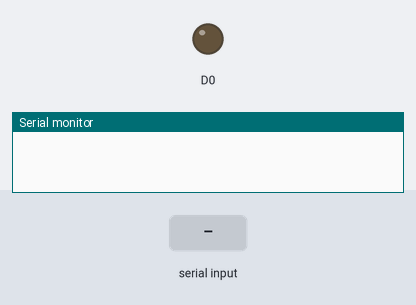
A sketch run on a simulated ESP8266 (NodeMCU). On the bench: output pins drawn as LEDs (lit = HIGH), the last lines printed to the serial monitor. Inputs (shaded band) come from the test bench.

Above: at 1.2 s.
1.3 s: "b" received over the second serial link
At 2.5 s:
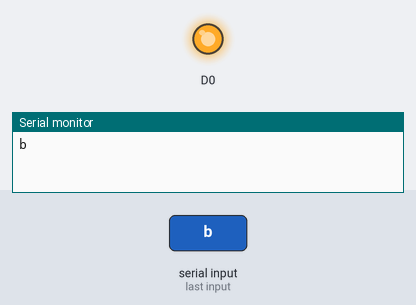
2.8 s: "a" received over the second serial link
At 3.6 s:
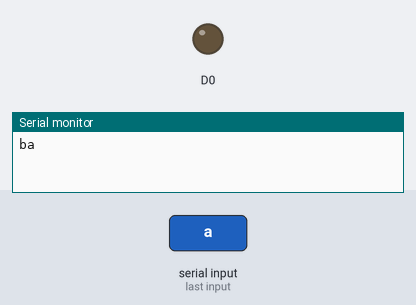
Timing chart, 0 to 5.8 s (numbered marks = the images above; inputs shaded):
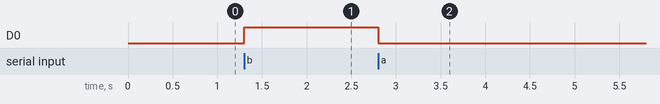

Measured:
- after the input at 1.3 s, D0: LOW → HIGH at once
- after the input at 2.8 s, D0: HIGH → LOW at once

The sketch:

SoftwareSerialExample.ino
```cpp
#include <SoftwareSerial.h>

SoftwareSerial mySerial(D5, D6); // RX, TX

void setup() {
  // Open serial communications and wait for port to open:
  pinMode(D0, OUTPUT);
  Serial.begin(9600); //PC와 NODEMCU와 통신
  mySerial.begin(9600); //NODEMCU간 통신
}

void loop() { // run over and over
  char AA;
  if (mySerial.available()) { //상대방이 데이터를 보냈는가?
    AA = mySerial.read();
    Serial.print(AA);
    switch(AA){
      case 'a':
        digitalWrite(D0, LOW);
        mySerial.print("LED ON!!\n");
        break;
      case 'b':
        digitalWrite(D0, HIGH);
        mySerial.print("LED OFF!!\n");
        break;
    }
    //Serial.write(mySerial.read());  //데이터를 보냈다면 그것을 읽어와서 나한테 써라
  }
  if (Serial.available()) {
    char BB = Serial.read();
    mySerial.print(BB);
  }
}
```
